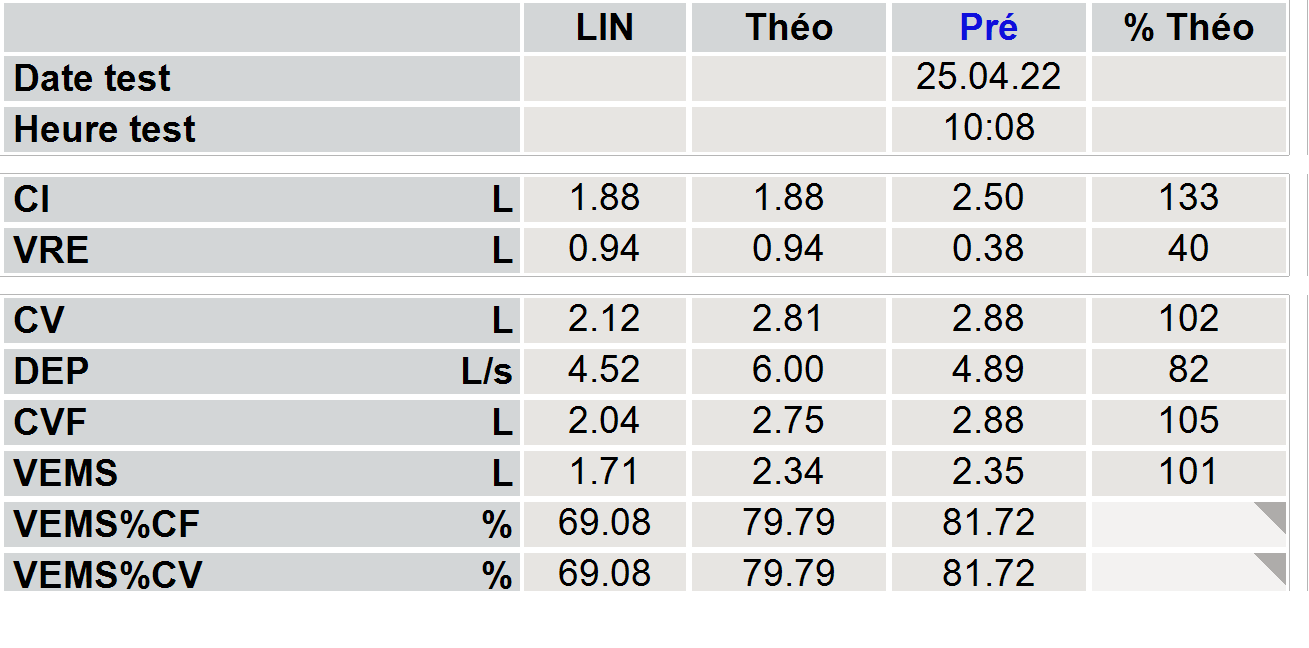
#> input picture easily.png, 1309 x 648 px
$ jupyter execute --allow-errors POC_easily.ipynb
#> lines starting #> are read from the running program, lines starting #| are printed output that depends on the picture; after the words box and inside, x2 and y2 are one past the last pixel; in counts of white or black regions, pixels touching at a corner belong together
[cell 1]
from PIL import Image as PILImage
import pandas as pd
import pytesseract
import cv2
import numpy as np
from IPython.display import Image, display

## Image original

[cell 2]
display(Image(filename="easily.png"))

## Pre-processing de l'image

[cell 3]
import cv2
import numpy as np

image = cv2.imread('easily.png', cv2.IMREAD_GRAYSCALE)
#> image: shape (648, 1309); min 0, max 255, mean 220.4

# Binarisation
_, image = cv2.threshold(image, 170, 255, cv2.THRESH_BINARY + cv2.THRESH_OTSU)
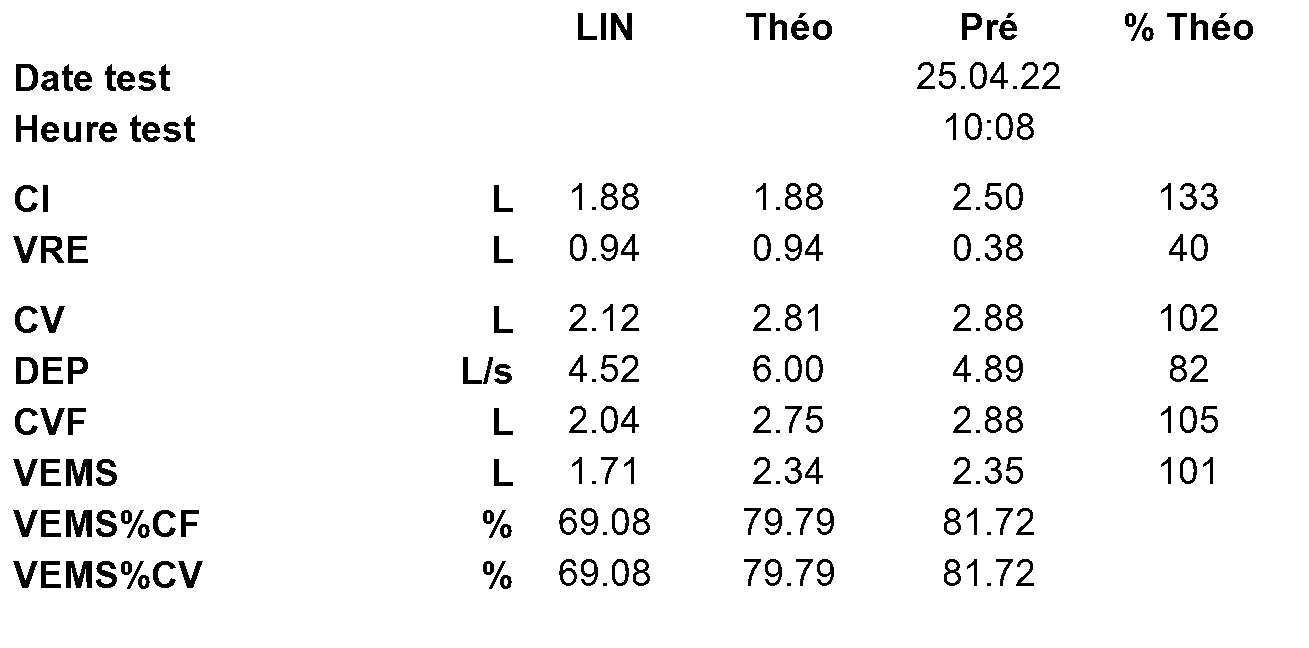
#> image: shape (648, 1309); 95.6% white; 218 black regions (28 under 20 px), largest, box (x1, y1, x2, y2) and area: (66, 459, 92, 486) 497, (66, 510, 92, 537) 497, (66, 561, 92, 588) 497

# Amélioration du contraste avec égalisation d'histogramme
image = cv2.equalizeHist(image)

# Enregistrement de l'image pre-processed pour vérification
cv2.imwrite('preprocessed_image.png', image)
#> Out = True

[cell 4]
height, width = image.shape[:2]
#> height = 648; width = 1309

print(f"Resolution of the image is {width}x{height} pixels.")
#| Resolution of the image is 1309x648 pixels.


$ run again, with test2.png copied over easily.png
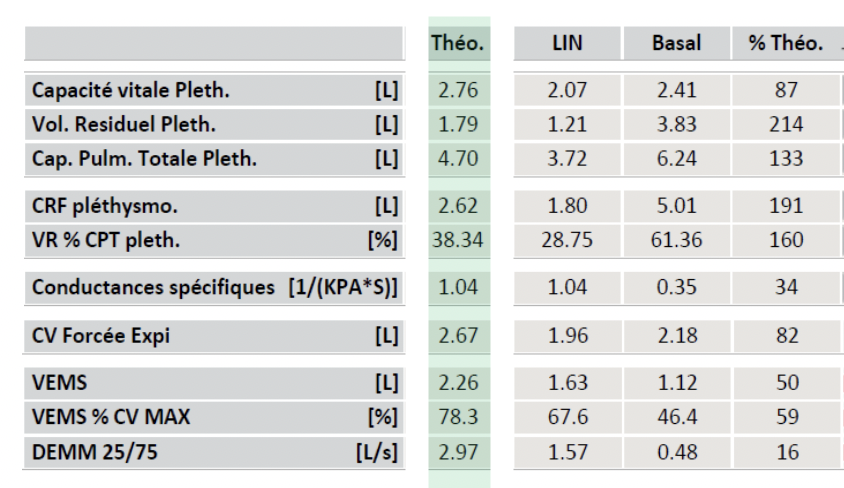
#> input picture test2.png, 844 x 488 px
#> `_, image = cv2.threshold(image, 170, 255, cv2.THRESH_BINARY + cv2.THRE..`:
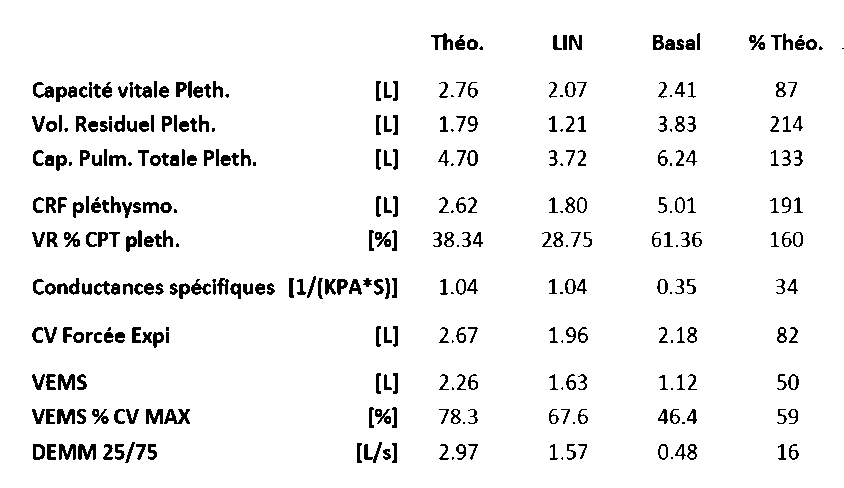
#> image: shape (488, 844); 94.4% white; 346 black regions (46 under 20 px), largest, box (x1, y1, x2, y2) and area: (164, 409, 190, 424) 211, (78, 444, 96, 460) 192, (57, 409, 75, 424) 190
#> Out = True
#| Resolution of the image is 844x488 pixels.
